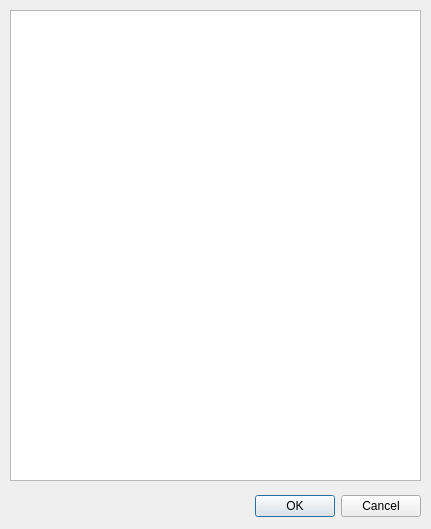
<?xml version="1.0" encoding="UTF-8"?>
<ui version="4.0">
 <class>Dialog</class>
 <widget class="QDialog" name="Dialog">
  <property name="geometry">
   <rect>
    <x>0</x>
    <y>0</y>
    <width>431</width>
    <height>529</height>
   </rect>
  </property>
  <property name="windowTitle">
   <string>Dialog</string>
  </property>
  <widget class="QDialogButtonBox" name="buttonBox">
   <property name="geometry">
    <rect>
     <x>80</x>
     <y>490</y>
     <width>341</width>
     <height>32</height>
    </rect>
   </property>
   <property name="orientation">
    <enum>Qt::Horizontal</enum>
   </property>
   <property name="standardButtons">
    <set>QDialogButtonBox::Cancel|QDialogButtonBox::Ok</set>
   </property>
  </widget>
  <widget class="QTableWidget" name="tableWidget">
   <property name="geometry">
    <rect>
     <x>10</x>
     <y>10</y>
     <width>411</width>
     <height>471</height>
    </rect>
   </property>
  </widget>
 </widget>
 <resources/>
 <connections>
  <connection>
   <sender>buttonBox</sender>
   <signal>accepted()</signal>
   <receiver>Dialog</receiver>
   <slot>accept()</slot>
   <hints>
    <hint type="sourcelabel">
     <x>248</x>
     <y>254</y>
    </hint>
    <hint type="destinationlabel">
     <x>157</x>
     <y>274</y>
    </hint>
   </hints>
  </connection>
  <connection>
   <sender>buttonBox</sender>
   <signal>rejected()</signal>
   <receiver>Dialog</receiver>
   <slot>reject()</slot>
   <hints>
    <hint type="sourcelabel">
     <x>316</x>
     <y>260</y>
    </hint>
    <hint type="destinationlabel">
     <x>286</x>
     <y>274</y>
    </hint>
   </hints>
  </connection>
 </connections>
</ui>
